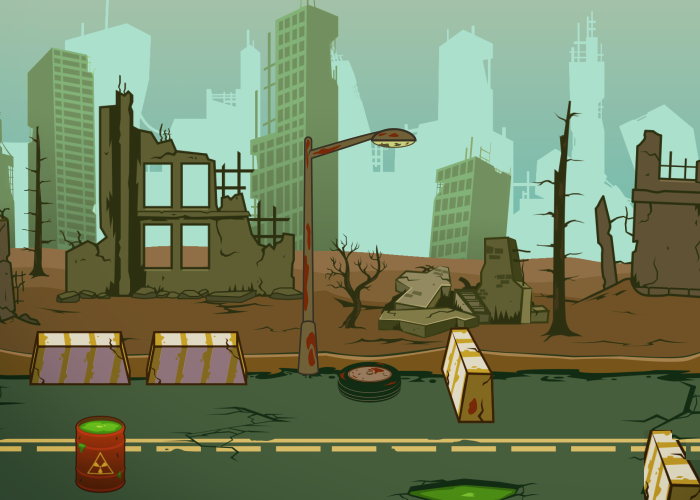

A level layout from a 2D game, rendered from its tile map. Below: a short description, then the map file with tile-grid data replaced by summaries:
An orthogonal 50x50 tile map with 14x10 px tiles, 2 tile layers (Fondo, Decoracion).

<map version="1.9" tiledversion="1.9.2" orientation="orthogonal" renderorder="right-down" width="50" height="50" tilewidth="14" tileheight="10" infinite="0" nextlayerid="4" nextobjectid="4">
 <tileset firstgid="1" source="atlas_map.tsx" />
 <layer id="1" name="Fondo" width="50" height="50">
  <data>[2500 cells, 2500 non-empty, 2500 distinct tile ids]</data>
 </layer>
 <layer id="2" name="Decoracion" width="50" height="50">
  <data>[2500 cells, 52 non-empty, 52 distinct tile ids]</data>
 </layer>
</map>
